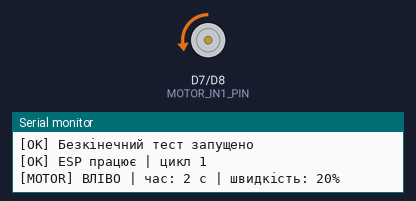
This sketch was run on a simulated ESP8266 (NodeMCU). Shown: motor-driver pin pairs drawn as motors (green arrow = first pin HIGH = forward, orange = second pin HIGH = backward, longer = more drive, scaled by the enable pin), the last lines printed to the serial monitor.

Above: at 4.0 s.
At 5.5 s:
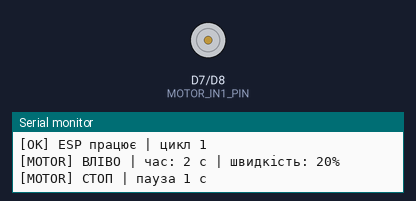
At 7.0 s:
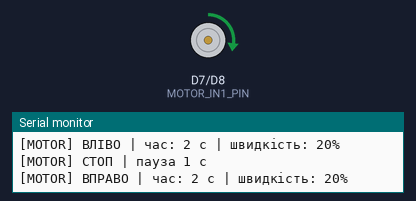
Timing chart, 0 to 10.8 s (numbered marks = the images above):
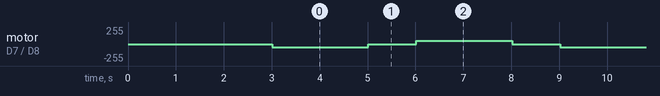

Measured:
- by itself, motor on D7 (MOTOR_IN1_PIN) / D8 (MOTOR_IN2_PIN): repeats every 6.0 s: stopped 1.0 s, forward 50/255 2.0 s, stopped 1.0 s, backward 50/255 2.0 s

The sketch:

05_Motor_OneSecond_Test.ino
```cpp
#include <Arduino.h>

// NodeMCU ESP8266 -> L298N channel A
// Remove the ENA jumper before connecting D6.
// D6 / GPIO12 -> ENA (PWM / motor power)
// D7 / GPIO13 -> IN1 (direction)
// D8 / GPIO15 -> IN2 (direction; must stay LOW at boot)
constexpr uint8_t MOTOR_ENA_PIN = 12;
constexpr uint8_t MOTOR_IN1_PIN = 13;
constexpr uint8_t MOTOR_IN2_PIN = 15;

constexpr uint16_t PWM_MAX = 1023;
constexpr uint8_t TEST_POWER_PERCENT = 20;
constexpr uint32_t START_DELAY_MS = 3000;
constexpr uint32_t RUN_TIME_MS = 2000;
constexpr uint32_t PAUSE_MS = 1000;

void stopMotor() {
  analogWrite(MOTOR_ENA_PIN, 0);
  digitalWrite(MOTOR_IN1_PIN, LOW);
  digitalWrite(MOTOR_IN2_PIN, LOW);
}

void runLeft(uint16_t pwm) {
  digitalWrite(MOTOR_IN1_PIN, LOW);
  digitalWrite(MOTOR_IN2_PIN, HIGH);
  analogWrite(MOTOR_ENA_PIN, pwm);
}

void runRight(uint16_t pwm) {
  digitalWrite(MOTOR_IN1_PIN, HIGH);
  digitalWrite(MOTOR_IN2_PIN, LOW);
  analogWrite(MOTOR_ENA_PIN, pwm);
}

void setup() {
  pinMode(MOTOR_ENA_PIN, OUTPUT);
  pinMode(MOTOR_IN1_PIN, OUTPUT);
  pinMode(MOTOR_IN2_PIN, OUTPUT);
  analogWriteRange(PWM_MAX);
  analogWriteFreq(1000);
  stopMotor();

  Serial.begin(115200);
  Serial.println();
  Serial.println("[START] ESP8266: безкінечний тест мотора");
  Serial.println("[PINS] ENA=D6, IN1=D7, IN2=D8");
  Serial.println("[OK] Тест почнеться через 3 секунди");
  delay(START_DELAY_MS);
  Serial.println("[OK] Безкінечний тест запущено");
}

void loop() {
  const uint16_t testPwm = (PWM_MAX * TEST_POWER_PERCENT) / 100;
  uint32_t cycleNumber = 1;

  while (true) {
    Serial.print("[OK] ESP працює | цикл ");
    Serial.println(cycleNumber++);

    Serial.print("[MOTOR] ВЛІВО | час: 2 с | швидкість: ");
    Serial.print(TEST_POWER_PERCENT);
    Serial.println('%');
    runLeft(testPwm);
    delay(RUN_TIME_MS);

    Serial.println("[MOTOR] СТОП | пауза 1 с");
    stopMotor();
    delay(PAUSE_MS);

    Serial.print("[MOTOR] ВПРАВО | час: 2 с | швидкість: ");
    Serial.print(TEST_POWER_PERCENT);
    Serial.println('%');
    runRight(testPwm);
    delay(RUN_TIME_MS);

    Serial.println("[MOTOR] СТОП | пауза 1 с");
    stopMotor();
    delay(PAUSE_MS);
  }
}
```
